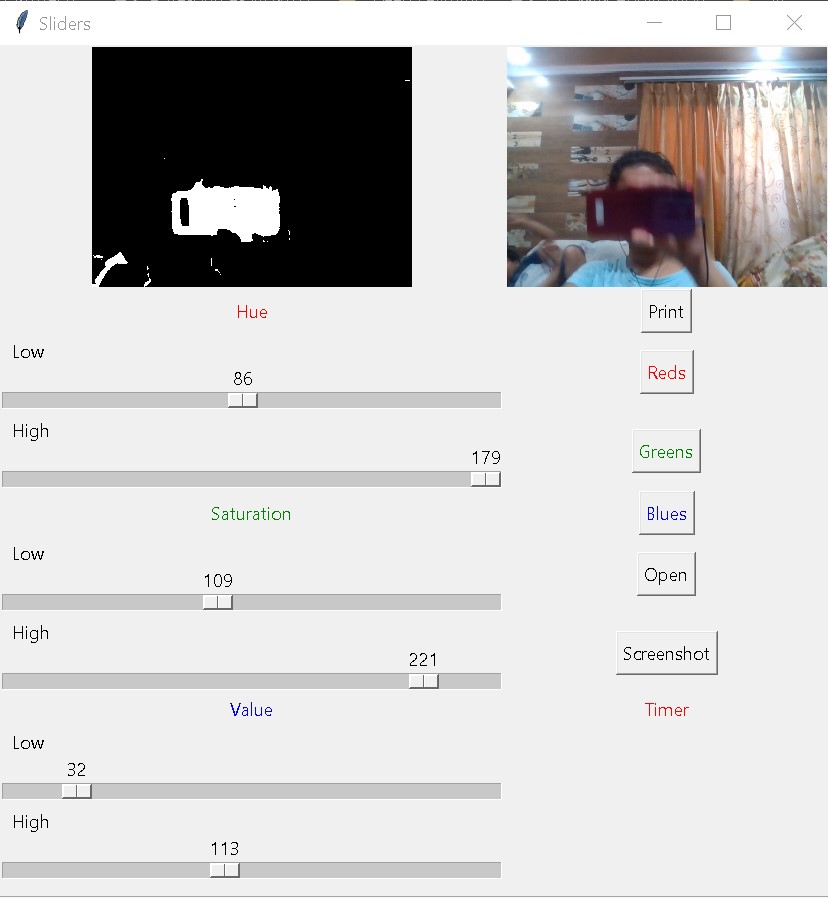
#> input picture OBJECT TRACKING using CV/ss1.jpg, 828 x 898 px, given in place of the camera
$ jupyter execute 'Object Tracking based on Colour.ipynb'
#> lines starting #> are read from the running program, lines starting #| are printed output that depends on the picture; after the words box and inside, x2 and y2 are one past the last pixel; in counts of white or black regions, pixels touching at a corner belong together
[cell 1]
import imutils
import cv2

[cell 2]
redLower = (87, 136, 145) # we have noted down H,S,V values from Other notebook
redUpper = (177, 255, 255) # " (for upper values)
camera = cv2.VideoCapture(0) # initialize camera

while True:
    (grabbed, frame) = camera.read()
#> frame is the input picture: shape (898, 828, 3); mean B, G, R 202.3, 202.4, 203.4
    frame = imutils.resize(frame, width=600)
#> frame: shape (650, 600, 3)
    blurred = cv2.GaussianBlur(frame, (11,11), 0)
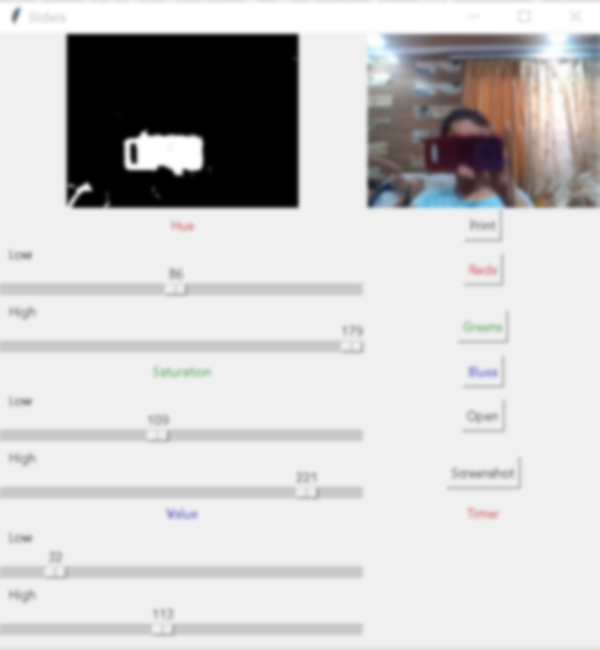
#> blurred: shape (650, 600, 3); mean B, G, R 202.4, 202.4, 203.5
    hsv = cv2.cvtColor(blurred, cv2.COLOR_BGR2HSV)
#> hsv: shape (650, 600, 3); mean H, S, V 8.4, 5.8, 204.4

    # mask is to compare and to extrqct the color area (e.g Red color of the mobile phone back cover)
    mask = cv2.inRange(hsv, redLower, redUpper) # it will be masked for only one color
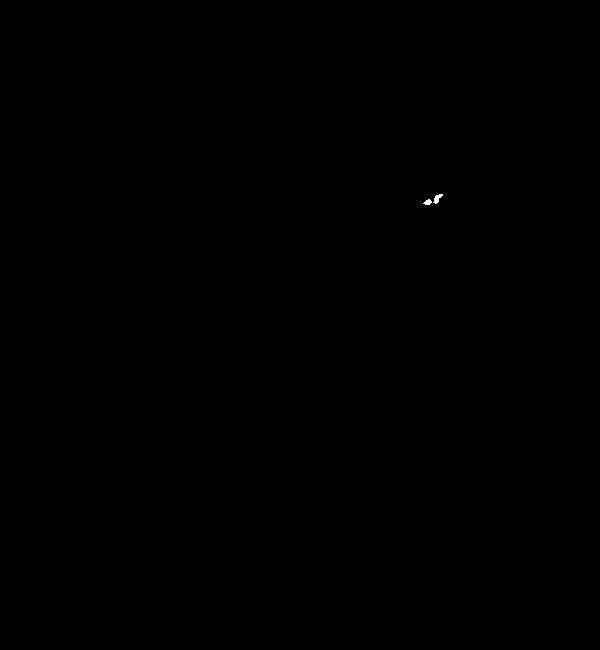
#> mask: shape (650, 600); 0.02% white; 2 white regions, box (x1, y1, x2, y2) and area: (433, 194, 443, 204) 51, (423, 199, 432, 205) 35

    # Erosion and Dilation - helpful in removing the Holes
    mask = cv2.erode(mask, None, iterations=2)
#> mask: shape (650, 600); every value is 0
    mask = cv2.dilate(mask, None, iterations=2)

    # finding Contour - to track/identify the Object and to identify the boundaries
    # and connect the nearby pixels
    # with the help of contour func. we are able to connect 2 neighbourhood dots, to form single image or single object
    cnts = cv2.findContours(mask.copy(), cv2.RETR_EXTERNAL, cv2.CHAIN_APPROX_SIMPLE)[-2]
#> cnts = []

    # for large object, cnts value will be higher
    # so based on that count value, we are able to identify
    center = None
    # only whn there is chng in cnts value ie. there is specific object/color is present there
    # so on the persence of that color, definitely contour value will be increased
    if len(cnts) > 0:
        c = max(cnts, key=cv2.contourArea) #using this cmd we can identify max. contour area
        # using c we are going to identify complete max. occupancy of that color
        ((x,y), radius) = cv2.minEnclosingCircle(c)
        M = cv2.moments(c)
        center = (int(M['m10']/M['m00']), int(M['m01']/M['m00']))
        if radius > 10:
            # radius is dynamic, based on object
            cv2.circle(frame, (int(x), int(y)), int(radius), (0,255, 255), 2)
            cv2.circle(frame, center, 5, (0,0,255), -1) # to create the dot

            # if we are taking object too much far away, it should stop
            if radius >250:
                print('stop')
            else:
                # only x coor. is required to identify left and right
                if(center[0]<150):
                    print('Left')
                elif(center[0]>450):
                    print('Right')
                elif(radius<250):
                    print('Front')
                else:
                    print('Stop')
    cv2.imshow('Frame', frame)
    key = cv2.waitKey(1) & 0xFF
#> (key q is pressed here)
    if key == ord('q'):
        break
camera.release()
cv2.destroyAllWindows()

$ run again, on OBJECT TRACKING using CV/ss3.jpg
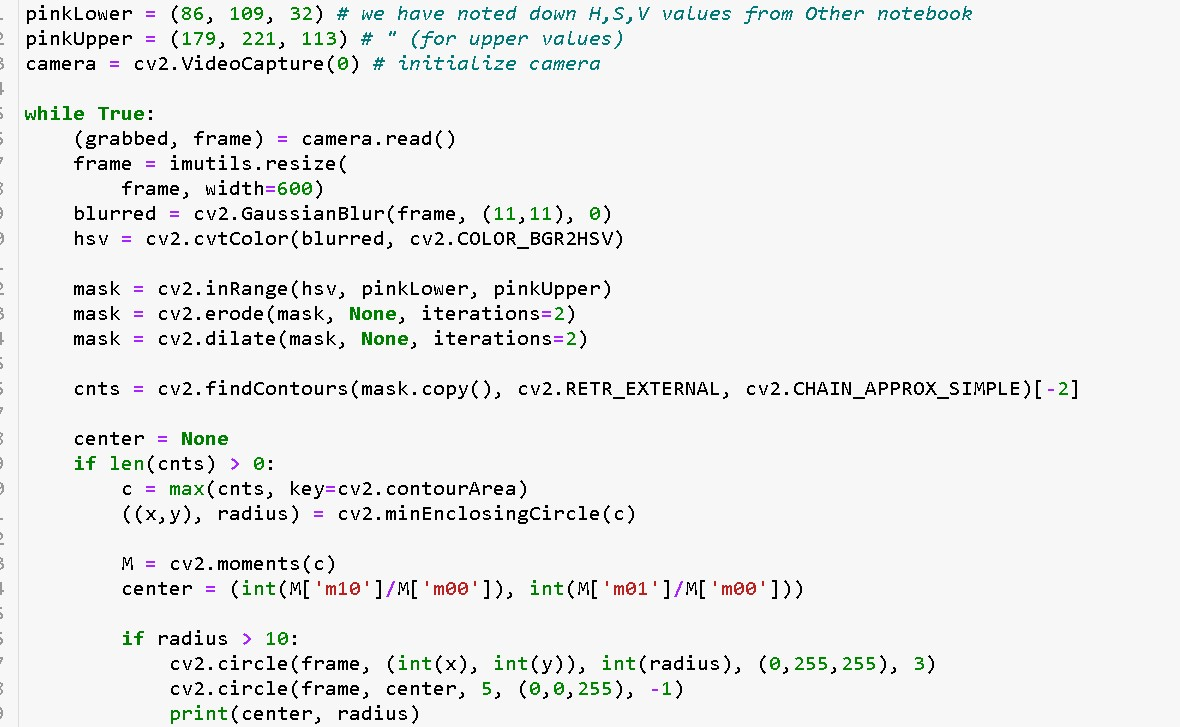
#> input picture OBJECT TRACKING using CV/ss3.jpg, 1180 x 727 px, given in place of the camera
#> frame is the input picture: shape (727, 1180, 3); mean B, G, R 237, 237.6, 236.6
#> `frame = imutils.resize(frame, width=600)`:
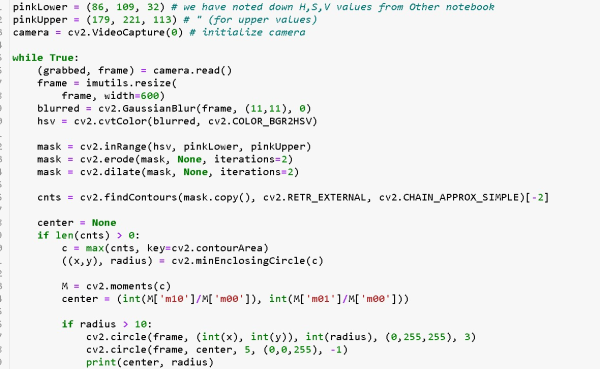
#> frame: shape (369, 600, 3); mean B, G, R 237, 237.6, 236.6
#> `blurred = cv2.GaussianBlur(frame, (11,11), 0)`:
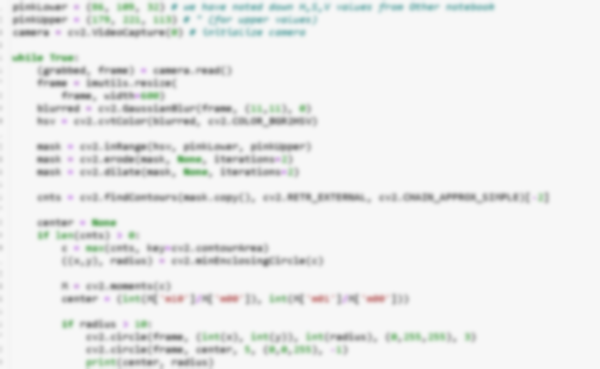
#> blurred: shape (369, 600, 3); mean B, G, R 237, 237.6, 236.6
#> hsv: shape (369, 600, 3); mean H, S, V 9.7, 1.9, 237.9
#> mask: shape (369, 600); every value is 0
#> cnts = []

$ run again, on OBJECT TRACKING using CV/ss2.png
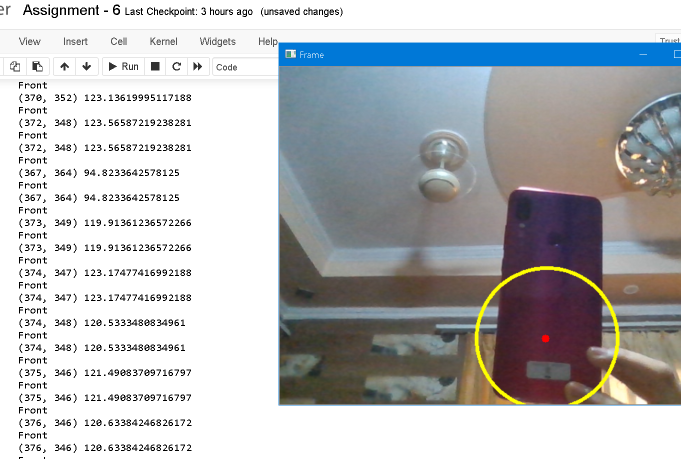
#> input picture OBJECT TRACKING using CV/ss2.png, 1361 x 917 px, given in place of the camera (shown at 1/2 size)
#> frame is the input picture: shape (917, 1361, 3); mean B, G, R 187, 185, 183.2
#> hsv: shape (404, 600, 3); mean H, S, V 35.6, 31, 193.6
#> `mask = cv2.erode(mask, None, iterations=2)`:
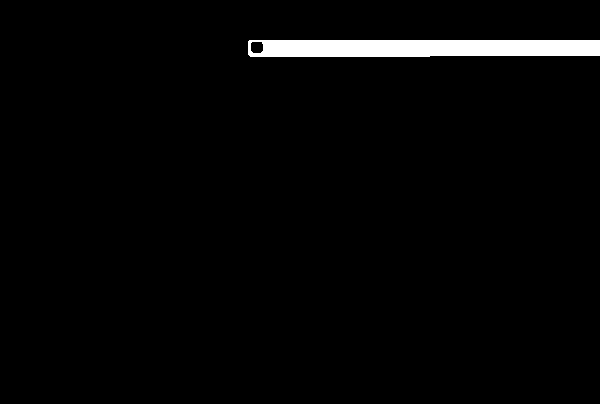
#> mask: shape (404, 600); 2.3% white; 1 white region, box (x1, y1, x2, y2) and area: (248, 40, 600, 57) 5687
#> cnts = 1 item
#> c = [[247, 38], [246, 39], [246, 56], [248, 58], [431, 58], [432, 57], [599, 57], [599, 38]]
#> x = 422.5; y = 47.5; radius = 176.7
#> M = moments, m00 6890, centre m10/m00, m01/m00 = (420.3, 47.77)
#> center = (420, 47)
#> `cv2.circle(frame, (int(x), int(y)), int(radius), (0,255, 255), 2)`:
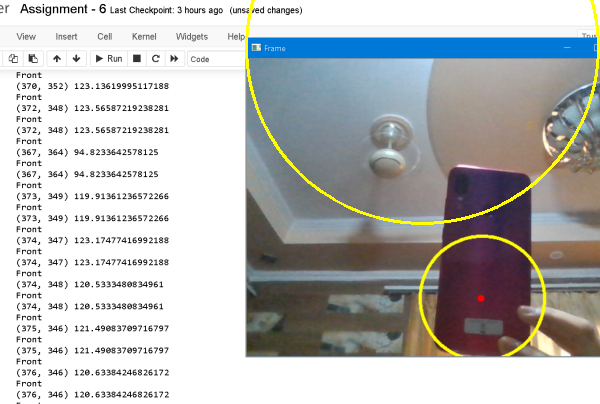
#> frame: shape (404, 600, 3); mean B, G, R 185.8, 186, 184.3
